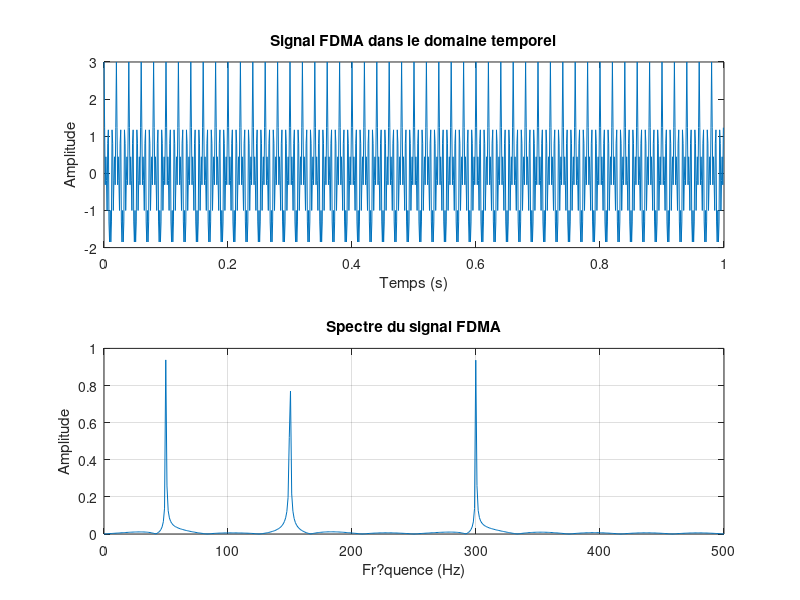

MATLAB code to generate this figure:
Fs = 1000; % Fr?quence d'?chantillonnage
t = 0:1/Fs:1-1/Fs; % Vecteur temps 1s

% Signaux de trois utilisateurs sur diff?rentes fr?quences porteuses
f1 = 50;  % utilisateur 1
f2 = 150; % utilisateur 2
f3 = 300; % utilisateur 3

signal1 = cos(2*pi*f1*t);
signal2 = cos(2*pi*f2*t);
signal3 = cos(2*pi*f3*t);

% Signal multiplex? FDMA (somme des signaux)
signal_FDMA = signal1 + signal2 + signal3;

% Spectre du signal multiplex?
figure;
subplot(2,1,1);
plot(t, signal_FDMA);
title('Signal FDMA dans le domaine temporel');
xlabel('Temps (s)');
ylabel('Amplitude');

subplot(2,1,2);
NFFT = 2^nextpow2(length(signal_FDMA));
freq_axis = Fs/2*linspace(0,1,NFFT/2+1);
signal_FDMA_fft = fft(signal_FDMA, NFFT)/length(signal_FDMA);

plot(freq_axis, 2*abs(signal_FDMA_fft(1:NFFT/2+1)));
title('Spectre du signal FDMA');
xlabel('Fr?quence (Hz)');
ylabel('Amplitude');
grid on;
